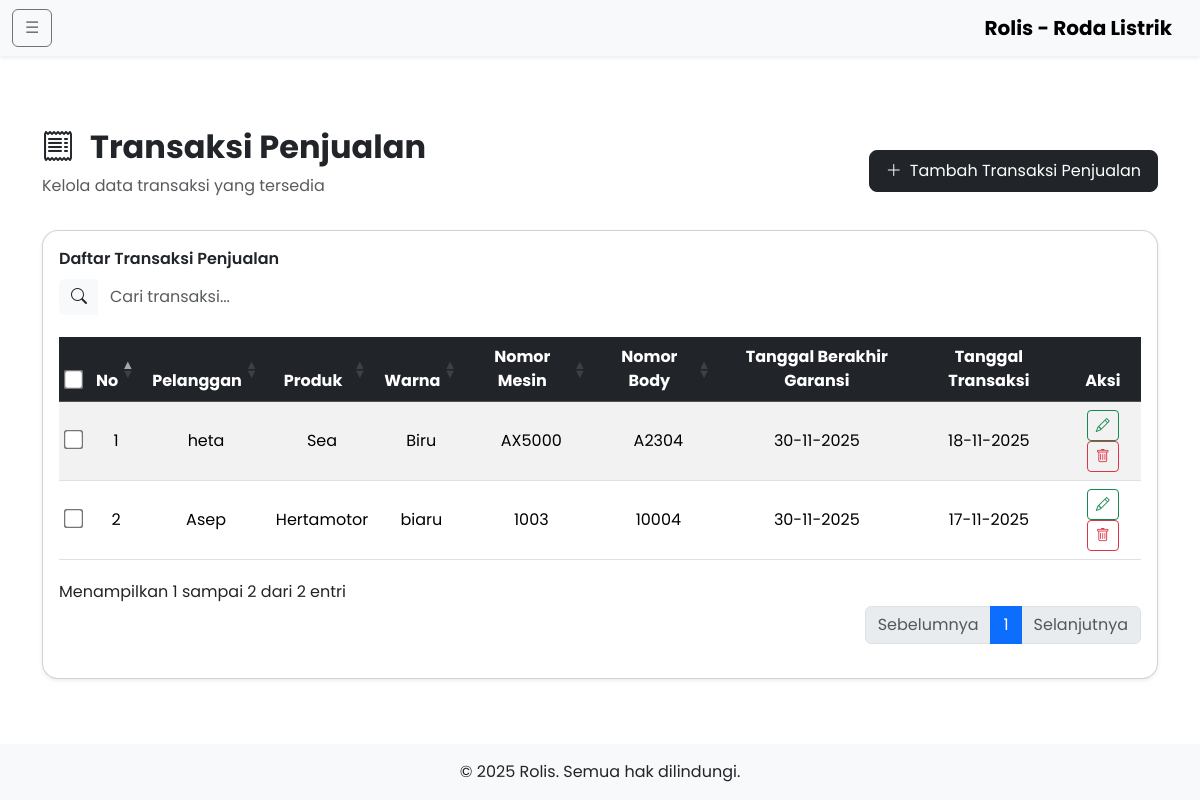
The app's page /admin-site/transactions/index_transactions.php, older data.
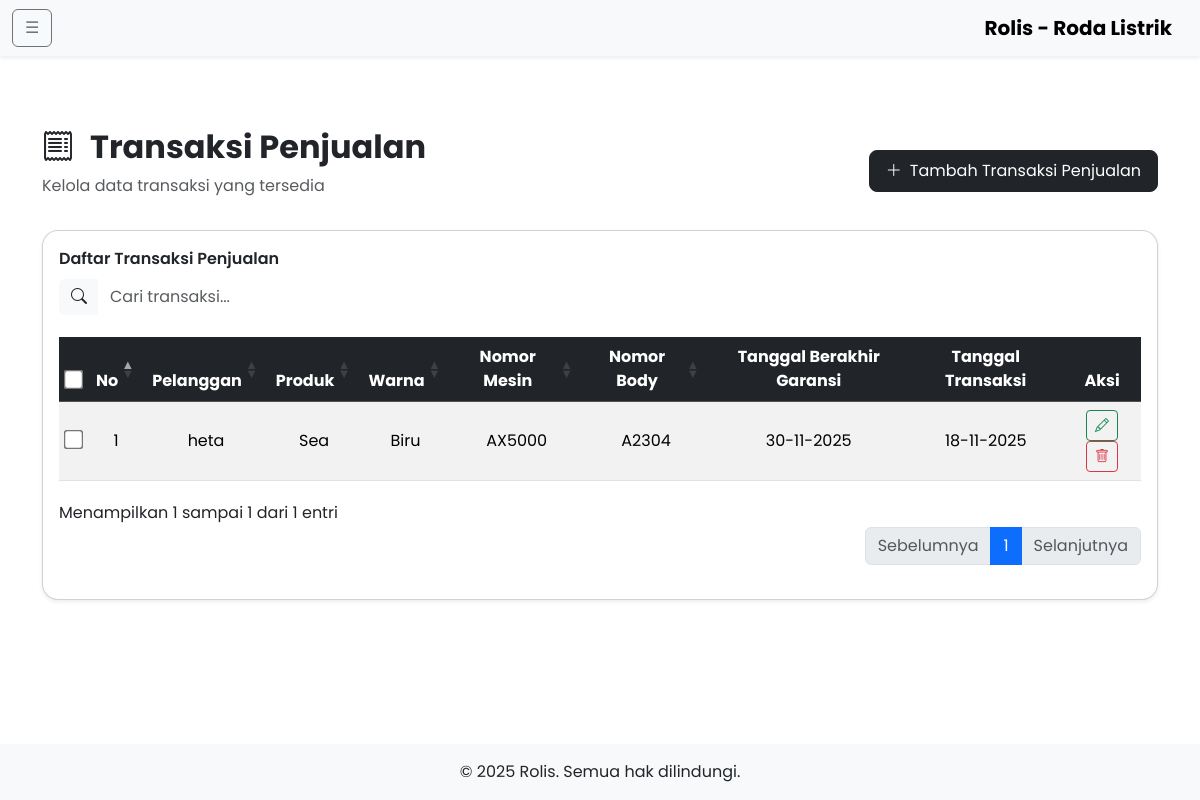
The same page, newer data.
### tables this page shows
CREATE TABLE IF NOT EXISTS `transaksi` (
  `id_transaksi` bigint NOT NULL AUTO_INCREMENT,
  `pelanggan_id` bigint NOT NULL,
  `produk_id` bigint NOT NULL,
  `nomor_mesin` varchar(255) NOT NULL,
  `nomor_body` varchar(255) NOT NULL,
  `warna` varchar(255) NOT NULL,
  `tanggal_garansi` date NOT NULL,
  `tanggal_transaksi` date NOT NULL,
  PRIMARY KEY (`id_transaksi`),
  UNIQUE KEY `nomor_mesin` (`nomor_mesin`),
  UNIQUE KEY `nomor_body` (`nomor_body`),
  KEY `transaksi_pelanggan_id_index` (`pelanggan_id`),
  KEY `transaksi_produk_id_index` (`produk_id`),
  CONSTRAINT `FK_transaksi_pelanggan` FOREIGN KEY (`pelanggan_id`) REFERENCES `pelanggan` (`id_pelanggan`) ON DELETE CASCADE ON UPDATE CASCADE,
  CONSTRAINT `FK_transaksi_produk` FOREIGN KEY (`produk_id`) REFERENCES `produk` (`id_produk`) ON DELETE CASCADE ON UPDATE CASCADE
);

CREATE TABLE IF NOT EXISTS `pelanggan` (
  `id_pelanggan` bigint NOT NULL AUTO_INCREMENT,
  `nama` varchar(255) NOT NULL,
  `alamat` varchar(255) NOT NULL,
  `no_hp` varchar(13) NOT NULL,
  `no_ktp` varchar(16) DEFAULT NULL,
  `email` varchar(100) DEFAULT NULL,
  `tgl_beli` date DEFAULT NULL,
  `keterangan` text,
  PRIMARY KEY (`id_pelanggan`)
);

CREATE TABLE IF NOT EXISTS `produk` (
  `id_produk` bigint NOT NULL AUTO_INCREMENT,
  `merek_id` int NOT NULL,
  `nama` varchar(255) NOT NULL,
  `jenis` enum('MOTOR','SEPEDA') NOT NULL,
  `deskripsi` text NOT NULL,
  `harga` int NOT NULL,
  `foto` varchar(255) NOT NULL,
  PRIMARY KEY (`id_produk`),
  KEY `produk_merek_id_index` (`merek_id`),
  CONSTRAINT `FK_produk_merek` FOREIGN KEY (`merek_id`) REFERENCES `merek` (`id_merek`) ON DELETE CASCADE ON UPDATE CASCADE
);

### admin-site/controllers/Controller.php (called while the page is built, shortened)
<?php
require_once '../includes/db.php';
abstract class Controller
{
    protected $conn;
    public function __construct()
    {
        global $conn;
        $this->conn = $conn;
    }
    public function select($query)
    {
        return $this->conn->query($query);
    }
}

### admin-site/controllers/TransactionController.php (called while the page is built, shortened)
<?php
require_once 'Controller.php';
class TransactionController extends Controller
{
    public function show()
    {
        return $this->select("SELECT t.*, p.nama AS nama_produk, c.nama AS nama_pelanggan
    FROM transaksi t
    JOIN produk p ON t.produk_id = p.id_produk
    JOIN pelanggan c ON t.pelanggan_id = c.id_pelanggan
    ORDER BY t.id_transaksi DESC");
    }
}

### admin-site/transactions/index_transactions.php (the view, shortened to what this page needs)
<?php
include "../includes/header.php";
require_once "../controllers/TransactionController.php";
$transactionController = new Adminsite\Controllers\TransactionController();
$rows = $transactionController->show()->fetch_all(MYSQLI_ASSOC);
?>
<main class="container mt-5 pt-4">
  <div class="d-flex justify-content-between align-items-center mb-3">
    <div>
      <h2 class="fw-bold">
        <i class="bi bi-receipt me-3"></i>Transaksi Penjualan
      </h2>
      <p class="text-muted">Kelola data transaksi yang tersedia</p>
    </div>
    <a href="tambah_transactions.php" class="btn btn-dark rounded-3 px-3 py-2 d-flex align-items-center gap-2">
      <i class="bi bi-plus-lg"></i> Tambah Transaksi Penjualan
    </a>
  </div>
  <div class="card rounded-4 shadow-sm p-3">
    <div class="mb-3">
      <label for="searchInput" class="form-label fw-semibold">Daftar Transaksi Penjualan</label>
      <div class="input-group">
        <span class="input-group-text bg-light border-0" id="searchIcon"><i class="bi bi-search"></i></span>
        <input type="text" id="searchInput" class="form-control border-0" placeholder="Cari transaksi..." aria-label="Cari transaksi" aria-describedby="searchIcon">
      </div>
    </div>
    <div class="table-responsive">
      <table id="transactionsTable" class="table table-striped table-hover align-middle">
        <thead class="table-dark">
          <tr>
            <th class="text-center" scope="col"><input type="checkbox" id="selectAll" style="transform: scale(1.5);"></th>
            <th class="text-center" scope="col">No</th>
            <th class="text-center">Pelanggan</th>
            <th class="text-center">Produk</th>
            <th class="text-center">Warna</th>
            <th class="text-center">Nomor Mesin</th>
            <th class="text-center">Nomor Body</th>
            <th class="text-center">Tanggal Berakhir Garansi</th>
            <th class="text-center">Tanggal Transaksi</th>
            <th class="text-center">Aksi</th>
          </tr>
        </thead>
        <tbody>
          <?php if (!empty($rows)): ?>
            <?php $no = 1; ?>
            <?php foreach ($rows as $row): ?>
              <tr>
                <td class="text-center"><input type="checkbox" class="row-checkbox" value="<?= $row['id_transaksi'] ?>" style="transform: scale(1.5);"></td>
                <td class="text-center"><?= $no++ ?></td>
                <td class="text-center"><?= htmlspecialchars($row['nama_pelanggan']) ?></td>
                <td class="text-center"><?= htmlspecialchars($row['nama_produk']) ?></td>
                <td class="text-center"><?= htmlspecialchars($row['warna']) ?></td>
                <td class="text-center"><?= htmlspecialchars($row['nomor_mesin']) ?></td>
                <td class="text-center"><?= htmlspecialchars($row['nomor_body']) ?></td>
                <td class="text-center"><?= date("d-m-Y", strtotime($row['tanggal_garansi'])) ?></td>
                <td class="text-center"><?= date("d-m-Y", strtotime($row['tanggal_transaksi'])) ?></td>
                <td class="text-center">
                  <a href="edit_transactions.php?id=<?= $row['id_transaksi'] ?>" class="btn btn-outline-success btn-sm" title="Sunting" onclick="event.stopPropagation();"><i class="bi bi-pencil"></i></a>
                  <a href="#" class="btn btn-outline-danger btn-sm delete-btn" title="Hapus" onclick="confirmDelete(<?= $row['id_transaksi'] ?>); event.stopPropagation();"><i class="bi bi-trash"></i></a>
                </td>
              </tr>
            <?php endforeach; ?>
          <?php endif; ?>
        </tbody>
      </table>
    </div>
  </div>
</main>
<?php include "../includes/footer.php"; ?>

### admin-site/includes/header.php (shortened to what this page needs)
<!DOCTYPE html>
<html lang="id">
<head>
  <link href="https://cdn.jsdelivr.net/npm/bootstrap@5.3.3/dist/css/bootstrap.min.css" rel="stylesheet">
  <link rel="stylesheet" href="https://cdn.jsdelivr.net/npm/bootstrap-icons@1.11.3/font/bootstrap-icons.css">
  <link rel="stylesheet" href="https://cdnjs.cloudflare.com/ajax/libs/font-awesome/6.4.0/css/all.min.css">
  <link href="https://cdn.jsdelivr.net/npm/select2@4.1.0-rc.0/dist/css/select2.min.css" rel="stylesheet" />
  <link rel="stylesheet" href="/Rolis/public/assets/css/custom.css">
  <link rel="stylesheet" href="https://cdn.datatables.net/1.13.6/css/dataTables.bootstrap5.min.css">
  <link rel="stylesheet" href="https://cdn.datatables.net/select/1.7.0/css/select.dataTables.min.css">
  <link rel="stylesheet" href="https://cdn.datatables.net/buttons/2.4.2/css/buttons.dataTables.min.css">
</head>
<body class="d-flex flex-column min-vh-100">
  <nav class="navbar navbar-expand-lg navbar-light bg-light shadow-sm">
    <div class="container-fluid">
      <button class="btn btn-outline-secondary me-2" type="button" data-bs-toggle="offcanvas" data-bs-target="#sidebar" aria-controls="sidebar">
        &#9776;
      </button>
      <a class="navbar-brand fw-bold" href="#">Rolis - Roda Listrik</a>
    </div>
  </nav>

### admin-site/includes/footer.php (shortened to what this page needs)
<footer class="footer bg-light text-center py-3 mt-auto">
  <div class="container">
    <p class="mb-0">&copy; 2025 Rolis. Semua hak dilindungi.</p>
  </div>
</footer>
</body>
</html>

### public/assets/css/custom.css (style rules this page uses)
body { font-family: "Poppins", sans-serif; }
body.d-flex { min-height: 100vh; flex-direction: column; }
main { flex: 1 0 auto; }
footer.footer { flex-shrink: 0; }

Row changes from the older to the newer data that the page shows:
removed transaksi: pelanggan.nama "Asep", produk.nama "Hertamotor", warna "biaru", nomor_mesin "1003", nomor_body "10004", tanggal_garansi "30-11-2025", tanggal_transaksi "17-11-2025"
Text that changed along with them:
text written by a page script: "Menampilkan 1 sampai 2 dari 2 entri Sebelumnya 1 Selanjutnya" → "Menampilkan 1 sampai 1 dari 1 entri Sebelumnya 1 Selanjutnya"
